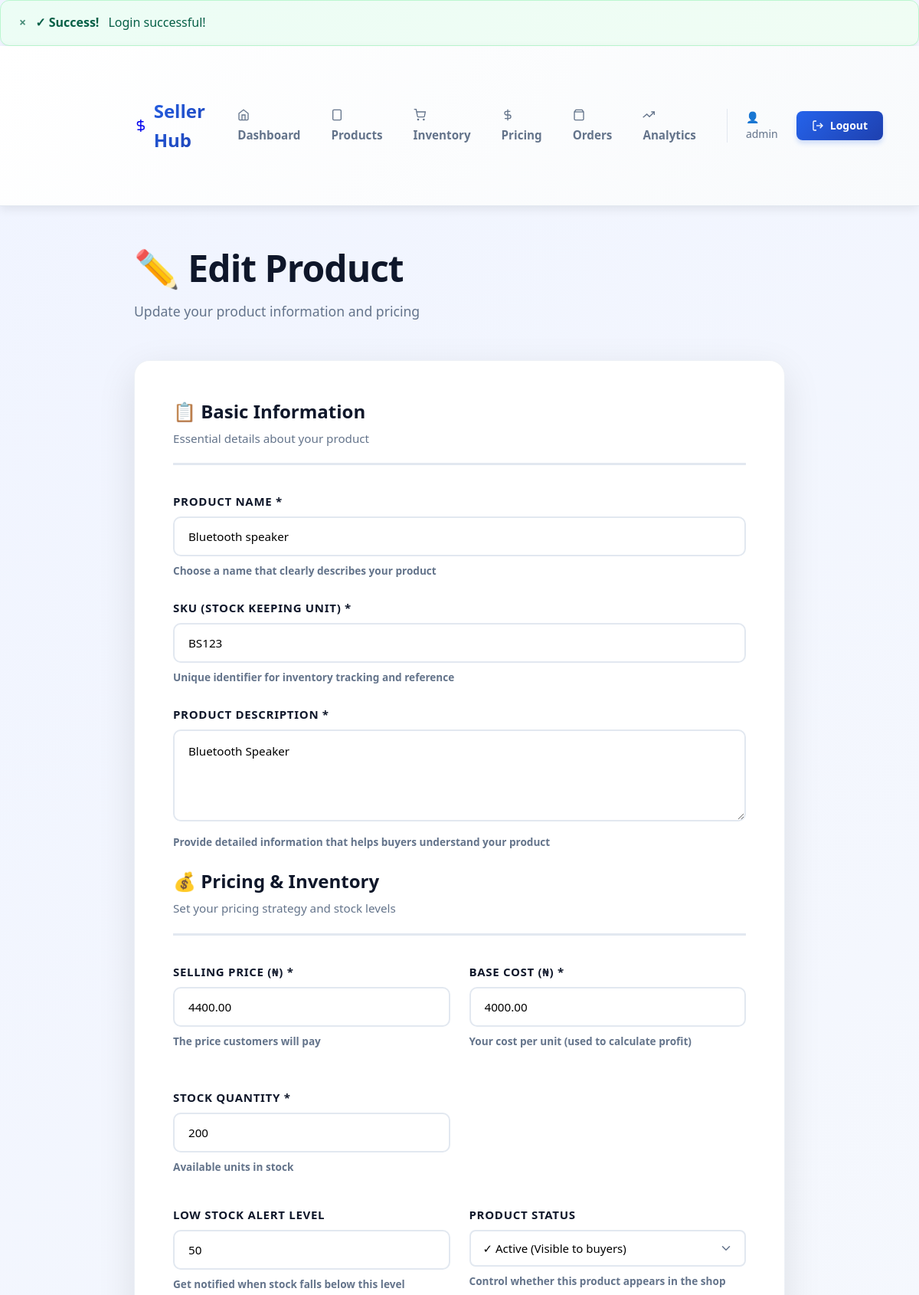
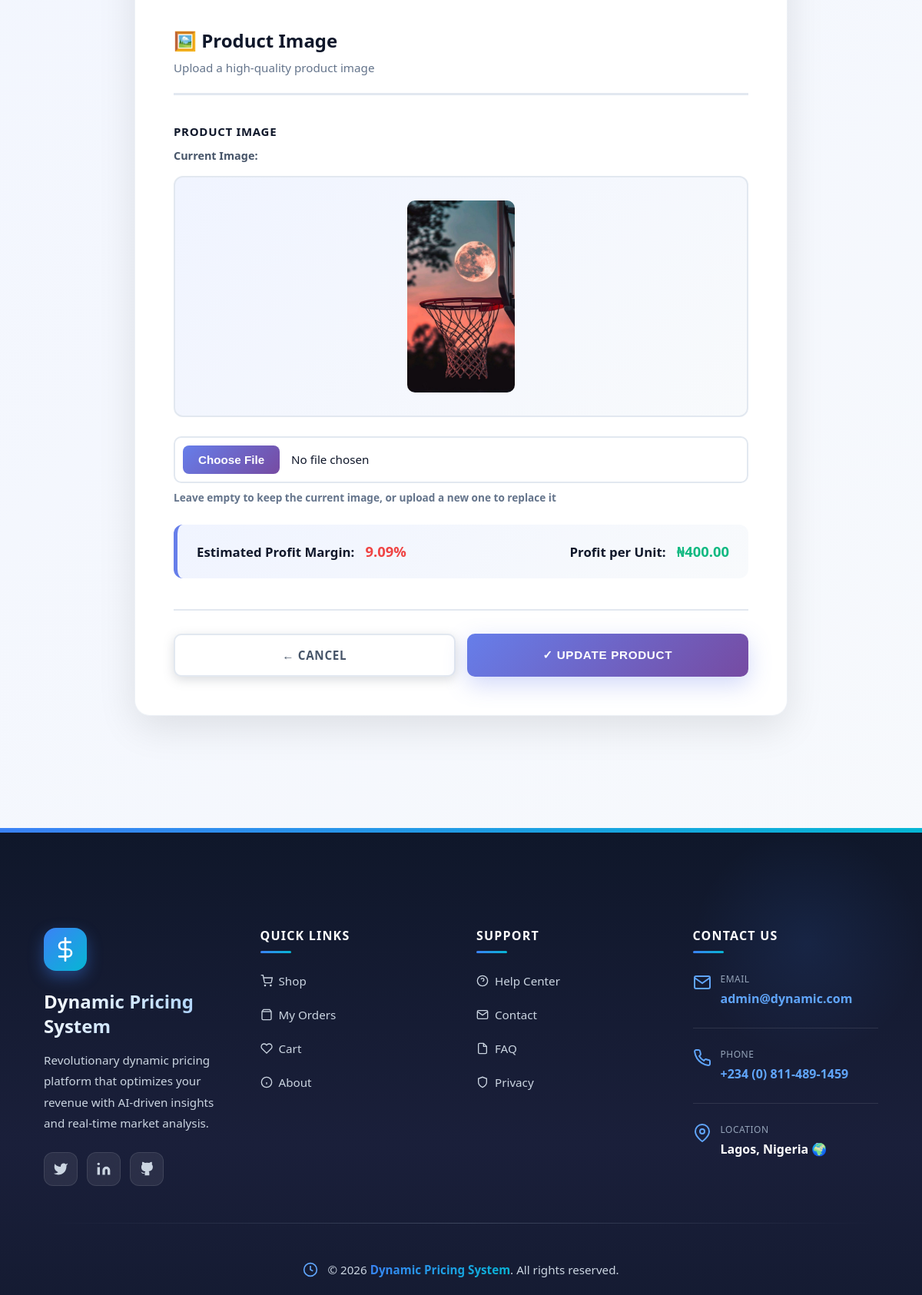
Page /dynamic/dynamic_pricing/public/seller/product/edit/8 (signed in, upper part) on the committed database (2 pictures, top to bottom).
### tables this page shows
CREATE TABLE `products` (
  `product_id` int(11) NOT NULL,
  `seller_id` int(11) NOT NULL,
  `product_name` varchar(255) NOT NULL,
  `product_description` text DEFAULT NULL,
  `category` varchar(50) NOT NULL,
  `sku` varchar(100) NOT NULL,
  `base_cost` decimal(10,2) NOT NULL,
  `cost_currency` varchar(3) DEFAULT 'NGN',
  `current_price` decimal(10,2) NOT NULL,
  `price_currency` varchar(3) DEFAULT 'NGN',
  `image_url` varchar(255) DEFAULT NULL,
  `is_active` tinyint(1) DEFAULT 1,
  `last_price_update` timestamp NULL DEFAULT NULL,
  `created_at` timestamp NOT NULL DEFAULT current_timestamp(),
  `updated_at` timestamp NOT NULL DEFAULT current_timestamp() ON UPDATE current_timestamp()
);

CREATE TABLE `inventory` (
  `inventory_id` int(11) NOT NULL,
  `product_id` int(11) NOT NULL,
  `quantity_available` int(11) DEFAULT 0,
  `quantity_reserved` int(11) DEFAULT 0,
  `reorder_point` int(11) DEFAULT 10,
  `low_stock_threshold` int(11) DEFAULT 20,
  `high_stock_threshold` int(11) DEFAULT 100,
  `last_restocked` timestamp NULL DEFAULT NULL,
  `created_at` timestamp NOT NULL DEFAULT current_timestamp(),
  `updated_at` timestamp NOT NULL DEFAULT current_timestamp() ON UPDATE current_timestamp()
);

### views/seller/product_form.php (the view, shortened to what the rows shown need)
<?php
$isEditing = isset($product);
require_once __DIR__ . '/../layouts/header.php';
require_once __DIR__ . '/../layouts/seller_nav.php';
?>
<!DOCTYPE html>
<html lang="en">
<head>
</head>
<body>
    <div class="container">
        <div class="page-header">
            <h1 class="page-title">
                <?php echo $isEditing ? '✏️ Edit Product' : '➕ Add New Product'; ?>
            </h1>
            <p class="page-subtitle">
                <?php echo $isEditing ? 'Update your product information and pricing' : 'Create a new product listing for your store'; ?>
            </p>
        </div>
        <div class="form-section">
            <form action="<?php echo url('seller/product/' . ($isEditing ? 'update/' . $product['product_id'] : 'store')); ?>"
                  method="POST"
                  enctype="multipart/form-data"
                  id="product-form">
                <div class="form-section-header">
                    <h2>📋 Basic Information</h2>
                    <p>Essential details about your product</p>
                </div>
                <div class="form-group">
                    <label for="name" class="form-label">Product Name *</label>
                    <input type="text"
                           class="form-control"
                           id="name"
                           name="product_name"
                           placeholder="Enter a clear and descriptive product name"
                           value="<?php echo $isEditing ? htmlspecialchars($product['product_name']) : ''; ?>"
                           required>
                    <small>Choose a name that clearly describes your product</small>
                </div>
                <div class="form-group">
                    <label for="sku" class="form-label">SKU (Stock Keeping Unit) *</label>
                    <input type="text"
                           class="form-control"
                           id="sku"
                           name="sku"
                           placeholder="e.g., PROD-12345 or SKU-001"
                           value="<?php echo $isEditing ? htmlspecialchars($product['sku']) : ''; ?>"
                           required>
                    <small>Unique identifier for inventory tracking and reference</small>
                </div>
                <div class="form-group">
                    <label for="description" class="form-label">Product Description *</label>
                    <textarea class="form-control"
                              id="description"
                              name="product_description"
                              placeholder="Describe your product in detail. Include features, benefits, specifications, and any important information..."
                              required><?php echo $isEditing ? htmlspecialchars($product['product_description']) : ''; ?></textarea>
                    <small>Provide detailed information that helps buyers understand your product</small>
                </div>
                <div class="form-section-header">
                    <h2>💰 Pricing & Inventory</h2>
                    <p>Set your pricing strategy and stock levels</p>
                </div>
                <div class="form-row">
                    <div class="form-group">
                        <label for="price" class="form-label">Selling Price (₦) *</label>
                        <input type="number"
                               class="form-control"
                               id="price"
                               name="price"
                               step="0.01"
                               min="0"
                               placeholder="0.00"
                               value="<?php echo $isEditing ? number_format($product['current_price'], 2, '.', '') : ''; ?>"
                               required>
                        <small>The price customers will pay</small>
                    </div>
                    <div class="form-group">
                        <label for="cost" class="form-label">Base Cost (₦) *</label>
                        <input type="number"
                               class="form-control"
                               id="cost"
                               name="cost"
                               step="0.01"
                               min="0"
                               placeholder="0.00"
                               value="<?php echo $isEditing ? number_format($product['base_cost'], 2, '.', '') : ''; ?>"
                               required>
                        <small>Your cost per unit (used to calculate profit)</small>
                    </div>
                    <div class="form-group">
                        <label for="stock_quantity" class="form-label">Stock Quantity *</label>
                        <input type="number"
                               class="form-control"
                               id="stock_quantity"
                               name="stock_quantity"
                               min="0"
                               placeholder="0"
                               value="<?php echo $isEditing ? $product['quantity_available'] : ''; ?>"
                               required>
                        <small>Available units in stock</small>
                    </div>
                </div>
                <div class="form-row">
                    <div class="form-group">
                        <label for="min_stock_quantity" class="form-label">Low Stock Alert Level</label>
                        <input type="number"
                               class="form-control"
                               id="min_stock_quantity"
                               name="min_stock_quantity"
                               min="0"
                               placeholder="5"
                               value="<?php echo $isEditing ? $product['low_stock_threshold'] : '5'; ?>">
                        <small>Get notified when stock falls below this level</small>
                    </div>
                    <div class="form-group">
                        <label for="is_active" class="form-label">Product Status</label>
                        <select class="form-control" id="is_active" name="is_active">
                            <option value="1" <?php echo ($isEditing && $product['is_active']) ? 'selected' : ''; ?>>
                                ✓ Active (Visible to buyers)
                            </option>
                        </select>
                        <small>Control whether this product appears in the shop</small>
                    </div>
                </div>
                <div class="form-section-header">
                    <h2>🖼️ Product Image</h2>
                    <p>Upload a high-quality product image</p>
                </div>
                <div class="form-group">
                    <label for="image" class="form-label">Product Image</label>
                    <?php if ($isEditing && !empty($product['image_url'])): ?>
                        <div class="current-image-preview">
                            <label>Current Image:</label>
                            <div class="image-preview-container">
                                <img src="<?php echo $product['image_url']; ?>"
                                     alt="Current product image"
                                     class="product-preview-img">
                            </div>
                        </div>
                    <?php endif; ?>
                    <input type="file"
                           class="form-control"
                           id="image"
                           name="image"
                           accept="image/*">
                    <?php if ($isEditing): ?>
                        <small>Leave empty to keep the current image, or upload a new one to replace it</small>
                    <?php else: ?>
                        <small>Recommended: Square image, at least 800x800px, JPG or PNG format</small>
                    <?php endif; ?>
                </div>
                <div class="profit-indicator" id="profit-indicator">
                    <div class="d-flex justify-content-between align-items-center">
                        <div>
                            <strong>Estimated Profit Margin:</strong>
                            <span id="profit-margin" class="ms-2">0%</span>
                        </div>
                        <div>
                            <strong>Profit per Unit:</strong>
                            <span id="profit-amount" class="ms-2">₦0.00</span>
                        </div>
                    </div>
                </div>
                <div class="form-actions">
                    <a href="<?php echo url('seller/products'); ?>" class="btn btn-secondary">
                        ← Cancel
                    </a>
                    <button type="submit" class="btn btn-primary">
                        <?php echo $isEditing ? '✓ Update Product' : '✓ Create Product'; ?>
                    </button>
                </div>
            </form>
        </div>
    </div>
    <?php require_once __DIR__ . '/../layouts/footer.php'; ?>
</body>
</html>

### core/Router.php (shortened to what the rows shown need)
<?php
class Router {
    private $routes = [];
    private $currentMethod = '';
    private $currentPath = '';
    public function register($method, $path, $handler) {
        if (!isset($this->routes[$method])) {
            $this->routes[$method] = [];
        }
        $this->routes[$method][$path] = $handler;
        return $this;
    }
    private function normalizeUri($uri) {
        $uri = preg_replace('/\.php$/', '', $uri);
        $uri = $uri === '/' ? '/' : rtrim($uri, '/');
        return $uri;
    }
    public function dispatch($uri = null, $method = null) {
        $this->currentPath = $this->normalizeUri($uri ?? $this->currentPath);
        $this->currentMethod = $method ?? $this->currentMethod;
        foreach ($this->routes[$this->currentMethod] as $path => $handler) {
            $params = [];
            if ($this->matchRoute($path, $params)) {
                return $this->callHandler($handler, $params);
            }
        }
        return $this->notFound();
    }
    private function matchRoute($pattern, &$params) {
        $pattern = preg_replace('/\//', '\\/', $pattern);
        $pattern = preg_replace('/\{([a-zA-Z0-9_]+)\}/', '(?P<\1>[^\/]+)', $pattern);
        $pattern = '/^' . $pattern . '$/i';
        if (preg_match($pattern, $this->currentPath, $matches)) {
            return true;
        }
        return false;
    }
    private function callHandler($handler, $params = []) {
        [$controller, $method] = explode('@', $handler);
        $controllerClass = $controller;
        try {
            $controllerInstance = new $controllerClass();
        } catch (Exception $e) {
            error_log("Router: Error instantiating controller '{$controllerClass}': " . $e->getMessage());
            error_log("Router: " . $e->getTraceAsString());
            throw $e;
        }
        try {
            $positionalParams = array_values($params);
            return call_user_func_array([$controllerInstance, $method], $positionalParams);
        } catch (Exception $e) {
            error_log("Router: Error calling {$controllerClass}::{$method}: " . $e->getMessage());
            error_log("Router: " . $e->getTraceAsString());
            throw $e;
        }
    }
}

### rows in the picture
products: product_name "Bluetooth speaker", sku "BS123", product_description "Bluetooth Speaker", price "4400.00", cost "4000.00", stock_quantity "200", min_stock_quantity "50", is_active "✓ Active (Visible to buyers)", image_url (picture)
